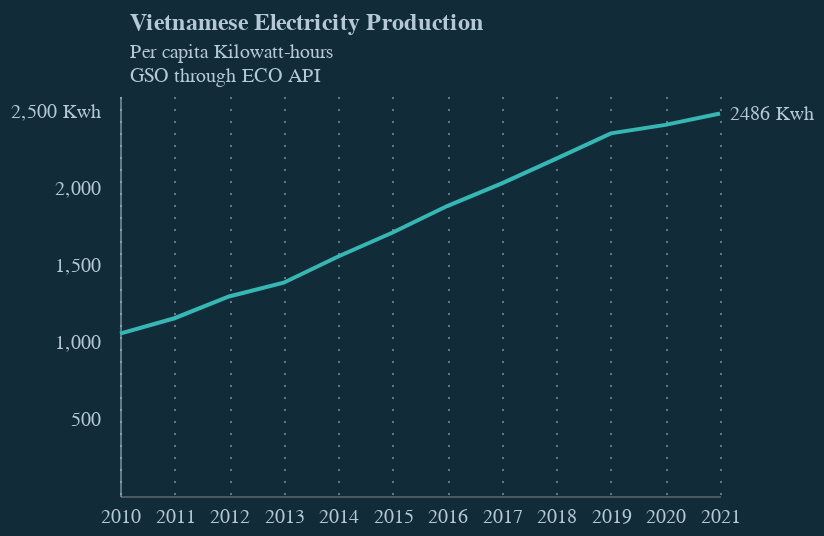

The code cell stored with this chart in its notebook:
### Code cell
chart

### Figure 1 — Vega-Lite specification as saved in the notebook (floating-point values rounded to 4 significant figures)
{"config": {"view": {"continuousWidth": 300, "continuousHeight": 300, "strokeWidth": 0}}, "layer": [{"mark": {"type": "line"}, "encoding": {"color": {"field": "Country", "legend": null, "scale": {"range": ["#36B7B4", "#00A767"], "reverse": false}, "type": "nominal"}, "opacity": {"field": "Sector", "legend": null, "scale": {"domain": ["Financial", "Manufacturing", "Other"], "range": [1, 0.7, 0.4, 0.8]}, "type": "nominal"}, "x": {"axis": {"domainOpacity": 0.5, "gridColor": "#b4c8d8", "gridDash": [1, 5], "gridOpacity": 0.5, "labelAlign": "center", "labelColor": "#b4c8d8", "labelFont": "Circular Std", "labelOpacity": 1, "labelPadding": 5, "ticks": false, "title": null}, "field": "date", "type": "temporal"}, "y": {"axis": {"domainColor": "#b4c8d8", "domainOpacity": 0.5, "gridColor": "#b4c8d8", "gridDash": [1, 5], "gridOpacity": 0, "labelColor": "#b4c8d8", "labelExpr": "datum.value == 0 ? '' : datum.value == 2500 ? datum.label + ' Kwh' : datum.label", "labelFont": "Circular Std", "labelOpacity": 1, "labelPadding": 5, "tickColor": "#b4c8d8", "tickOpacity": 0, "title": null}, "field": "value", "type": "quantitative"}}}, {"mark": {"type": "text", "align": "left", "baseline": "middle", "color": "#b4c8d8", "dx": 5, "ellipsis": ".", "font": "Circular Std", "fontSize": 10, "limit": 48, "opacity": 1, "text": {"expr": "format(datum.value, '.4r') + ' Kwh'"}}, "encoding": {"color": {"value": "#b4c8d8"}, "opacity": {"value": 1}, "x": {"axis": {"domainOpacity": 0.5, "gridColor": "#b4c8d8", "gridDash": [1, 5], "gridOpacity": 0.5, "labelAlign": "center", "labelColor": "#b4c8d8", "labelFont": "Circular Std", "labelOpacity": 1, "labelPadding": 5, "ticks": false, "title": null}, "field": "date", "type": "temporal"}, "y": {"axis": {"domainColor": "#b4c8d8", "domainOpacity": 0.5, "gridColor": "#b4c8d8", "gridDash": [1, 5], "gridOpacity": 0, "labelColor": "#b4c8d8", "labelExpr": "datum.value == 0 ? '' : datum.value == 2500 ? datum.label + ' Kwh' : datum.label", "labelFont": "Circular Std", "labelOpacity": 1, "labelPadding": 5, "tickColor": "#b4c8d8", "tickOpacity": 0, "title": null}, "field": "value", "type": "quantitative"}}, "transform": [{"filter": "year(datum.date) == 2021"}]}], "background": "#122b39", "data": {"name": "data-e5cbdd7647c3bbb34407548f7e603ec7"}, "height": 200, "title": {"text": ["Vietnamese Electricity Production"], "subtitle": ["Per capita Kilowatt-hours", "GSO through ECO API"], "subtitleColor": "#b4c8d8", "fontSize": 12, "color": "#b4c8d8", "anchor": "start", "font": "Circular Std", "subtitleFont": "Circular Std", "dx": 60, "subtitleFontSize": 10}, "width": 300, "$schema": "https://vega.github.io/schema/vega-lite/v5.8.0.json", "datasets": {"data-e5cbdd7647c3bbb34407548f7e603ec7": [{"date": "2010-01-01T00:00:00", "value": 1055.0}, {"date": "2011-01-01T00:00:00", "value": 1156.0}, {"date": "2012-01-01T00:00:00", "value": 1297.0}, {"date": "2013-01-01T00:00:00", "value": 1386.0}, {"date": "2014-01-01T00:00:00", "value": 1557.0}, {"date": "2015-01-01T00:00:00", "value": 1713.0}, {"date": "2016-01-01T00:00:00", "value": 1885.0}, {"date": "2017-01-01T00:00:00", "value": 2032.0}, {"date": "2018-01-01T00:00:00", "value": 2193.0}, {"date": "2019-01-01T00:00:00", "value": 2357.0}, {"date": "2020-01-01T00:00:00", "value": 2412.0}, {"date": "2021-01-01T00:00:00", "value": 2486.0}]}}
